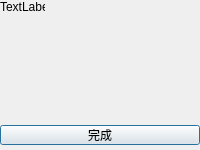
<?xml version="1.0" encoding="UTF-8"?>
<ui version="4.0">
 <class>buyfinish</class>
 <widget class="QDialog" name="buyfinish">
  <property name="geometry">
   <rect>
    <x>0</x>
    <y>0</y>
    <width>200</width>
    <height>150</height>
   </rect>
  </property>
  <property name="windowTitle">
   <string>竞拍成功</string>
  </property>
  <widget class="QLabel" name="label">
   <property name="geometry">
    <rect>
     <x>0</x>
     <y>0</y>
     <width>45</width>
     <height>13</height>
    </rect>
   </property>
   <property name="text">
    <string>TextLabel</string>
   </property>
  </widget>
  <widget class="QPushButton" name="pushButton">
   <property name="geometry">
    <rect>
     <x>0</x>
     <y>125</y>
     <width>200</width>
     <height>20</height>
    </rect>
   </property>
   <property name="text">
    <string>完成</string>
   </property>
  </widget>
 </widget>
 <resources/>
 <connections/>
</ui>
